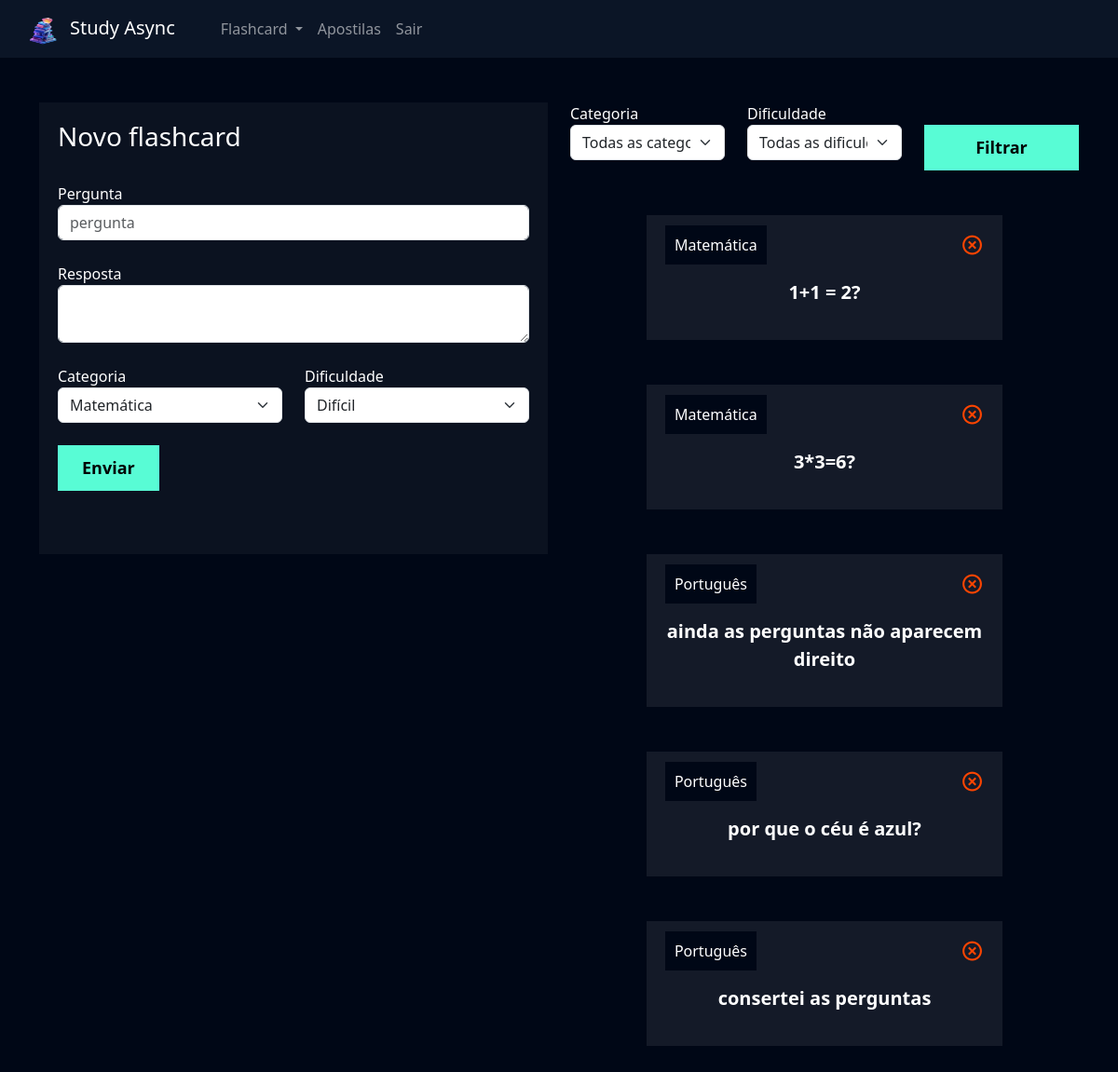
Before: /flashcard/novo_flashcard/ (signed in) with the older database file.
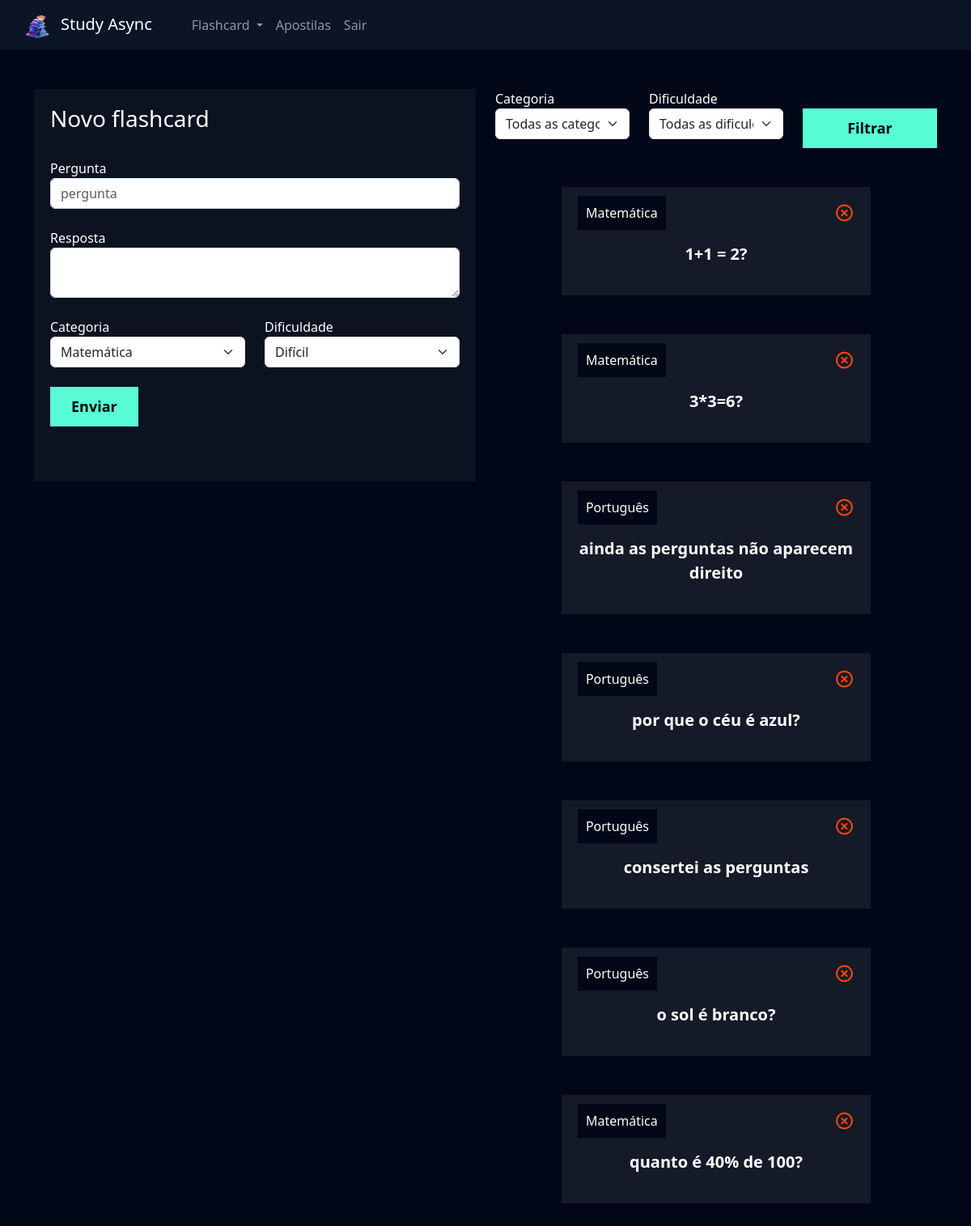
After: the same page with the newer database file.
### flashcard/models.py (models this page shows, shortened)
class Flashcard(models.Model):
    DIFICULDADE_CHOICES = (('D', 'Difícil'), ('M', 'Médio'), ('F', 'Fácil'))
    user = models.ForeignKey(User, on_delete=models.DO_NOTHING)
    pergunta = models.CharField(max_length=100)
    resposta = models.TextField()
    categoria = models.ForeignKey(Categoria, on_delete=models.DO_NOTHING)
    dificuldade = models.CharField(max_length=1, choices=DIFICULDADE_CHOICES)

class Categoria(models.Model):
    nome = models.CharField(max_length=20)
    def __str__(self):
        return self.nome

### flashcard/views.py (the view, shortened to what this page needs)
# urls.py: path('novo_flashcard/', views.novo_flashcard, name='novo_flashcard'),
def novo_flashcard(request):
    if not request.user.is_authenticated:
        return redirect('/usuarios/logar')
    if request.method == 'GET':
        categorias = Categoria.objects.all()
        dificuldades = Flashcard.DIFICULDADE_CHOICES
        flashcards = Flashcard.objects.filter(user=request.user)
        categoria_filtrar = request.GET.get('categoria')
        dificuldade_filtrar = request.GET.get('dificuldade')
        if categoria_filtrar:
            flashcards = flashcards.filter(categoria__id = categoria_filtrar)
        if dificuldade_filtrar:
            flashcards = flashcards.filter(dificuldade = dificuldade_filtrar)
        return render(
            request,
            'novo_flashcard.html',
            {
                'categorias': categorias,
                'dificuldades': dificuldades,
                'flashcards': flashcards,
            }
        )

### flashcard/templates/novo_flashcard.html (shortened to what the changed rows need)
{% extends "base.html" %}
{% load static %}
{% block 'cabecalho' %}
    <link href="{% static 'usuarios/css/cadastro.css' %}" rel="stylesheet">
    <link href='https://unpkg.com/boxicons@2.1.4/css/boxicons.min.css' rel='stylesheet'>
    <link href="{% static 'flashcard/css/novo_flashcard.css' %}" rel="stylesheet">
{% endblock 'cabecalho' %}
{% block 'conteudo' %}
    <div class="container">
        <br>
        <br>
        <div class="row">
            <div class="col-md">
                <br>
                <br>
                {% for flash in flashcards %}
                    <div class="box-new-flashcard" >
                        <div class="flashcard ">
                            <div class="flashcard-categoria">
                                {{flash.categoria}}
                            </div>
                            <a href="{% url 'deletar_flashcard' flash.id %}"><i class='icone-exit bx bx-x-circle'></i></a>
                            <br>
                            <br>
                            <div class="flashcard-box-item" onclick="flip_card({{flash.id}})">
                                <p class="flashcard-item">{{flash.pergunta}}</p>
                            </div>
                        </div>
                    </div>
                    <br>
                    <br>
                {% endfor %}
            </div>
        </div>
    </div>
{% endblock 'conteudo' %}

Changed rows visible on the page:
added Flashcard: categoria "Português", pergunta "o sol é branco?"
added Flashcard: categoria "Matemática", pergunta "quanto é 40% de 100?"
